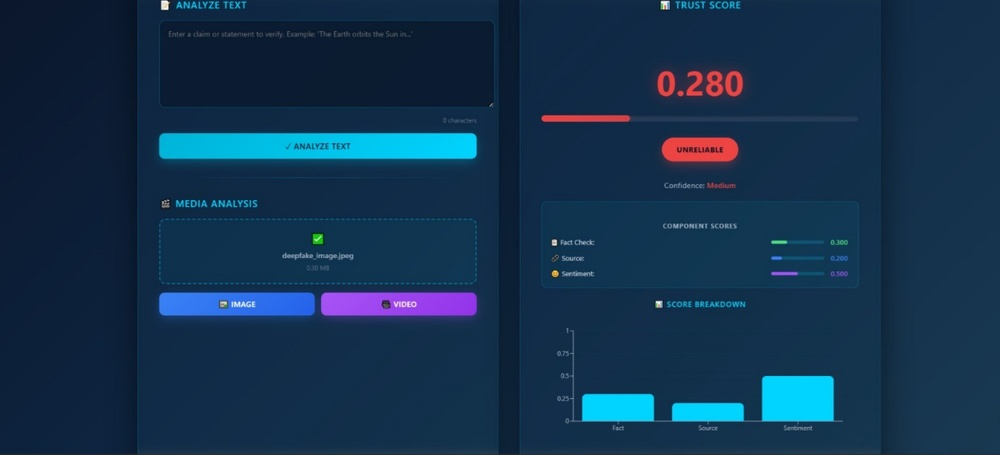
#> input picture View.jpeg, 1000 x 455 px, shrunk from 1570 x 714 before the run
$ python -i synthetic_detector.py   (imports and definitions only)   (older library calls are emulated)
#> lines starting #> are read from the running program, lines starting #| are printed output that depends on the picture
from __future__ import annotations

from typing import Any, Dict

import cv2
import numpy as np


def detect_synthetic(image_path: str) -> Dict[str, Any]:

#> called with image_path = '../View.jpeg'
    try:
        gray = cv2.imread(image_path, cv2.IMREAD_GRAYSCALE)
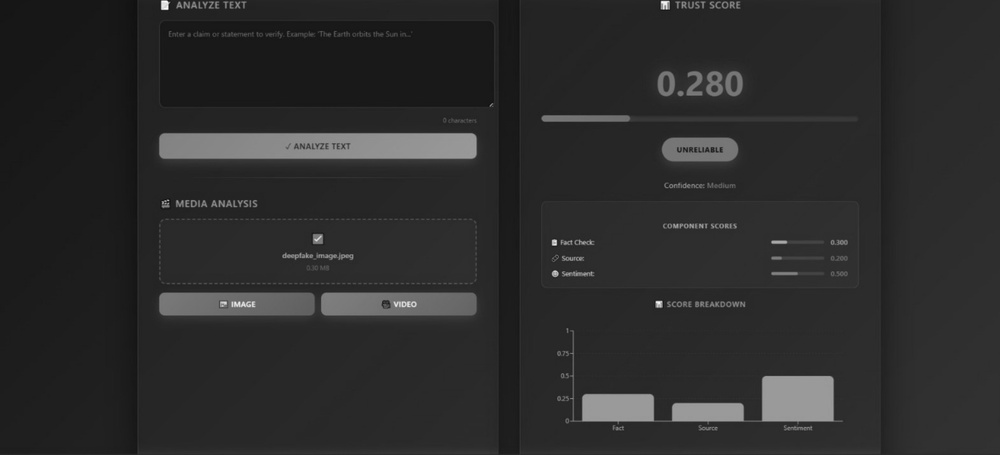
#> gray: shape (455, 1000); min 11, max 255, mean 43.8

        if gray is None:
            return {
                "ai_probability": 0.5,
                "sharpness_score": 0.0,
                "noise_score": 0.0,
                "fft_score": 0.0,
            }

        # -----------------------------
        # 1️⃣ Sharpness
        # -----------------------------
        laplacian = cv2.Laplacian(gray, cv2.CV_64F)
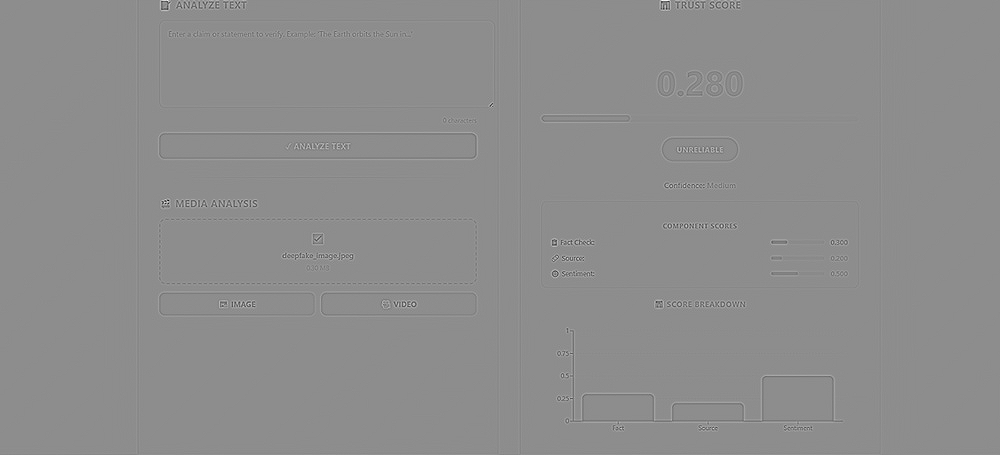
#> laplacian: shape (455, 1000) float64; min -388, max 312, mean 0; drawn with min black and max white
        sharpness_score = float(laplacian.var())
#> sharpness_score = 145.5

        # -----------------------------
        # 2️⃣ Noise estimation
        # -----------------------------
        blurred = cv2.GaussianBlur(gray, (5, 5), 0)
        noise = gray.astype(np.float32) - blurred.astype(np.float32)
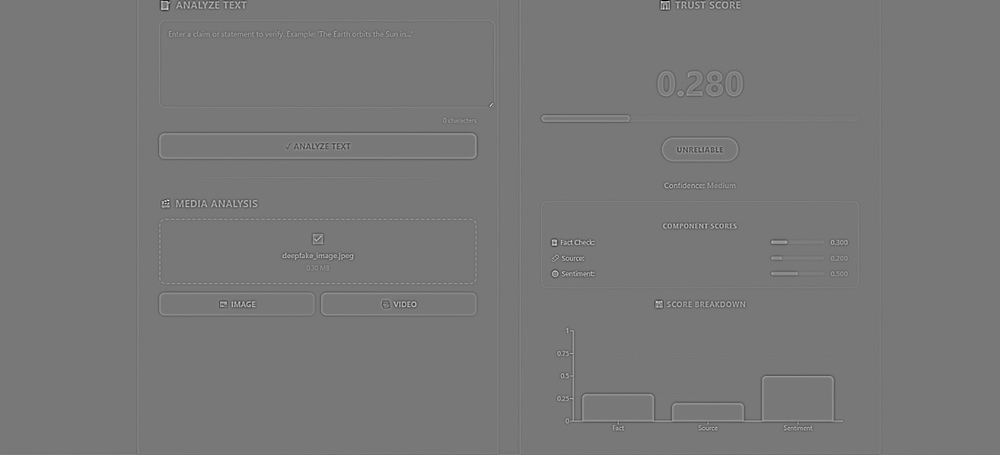
#> noise: shape (455, 1000) float32; min -92, max 103, mean 0; drawn with min black and max white
        noise_score = float(np.std(noise))
#> noise_score = 3.68

        # -----------------------------
        # 3️⃣ Frequency analysis (FFT)
        # -----------------------------
        fft = np.fft.fft2(gray)
        fft_shift = np.fft.fftshift(fft)
        magnitude = np.abs(fft_shift)

        fft_score = float(np.mean(np.log(magnitude + 1)))
#> fft_score = 7.31

        # -----------------------------
        # 4️⃣ AI probability logic
        # -----------------------------
        ai_probability = 0.2

        # Too smooth
        if sharpness_score < 120:
            ai_probability += 0.3

        # Low sensor noise
        if noise_score < 4:
            ai_probability += 0.3

        # AI images often have unnaturally clean frequency spectrum
        if fft_score < 8:
            ai_probability += 0.3

        ai_probability = max(0.0, min(1.0, ai_probability))

        return {
            "ai_probability": float(ai_probability),
            "sharpness_score": sharpness_score,
            "noise_score": noise_score,
            "fft_score": fft_score,
        }

    except Exception:
        return {
            "ai_probability": 0.5,
            "sharpness_score": 0.0,
            "noise_score": 0.0,
            "fft_score": 0.0,
        }

>>> result = detect_synthetic('../View.jpeg')
#> result = {'ai_probability': 0.8, 'sharpness_score': 145.5, 'noise_score': 3.68, 'fft_score': 7.31}
